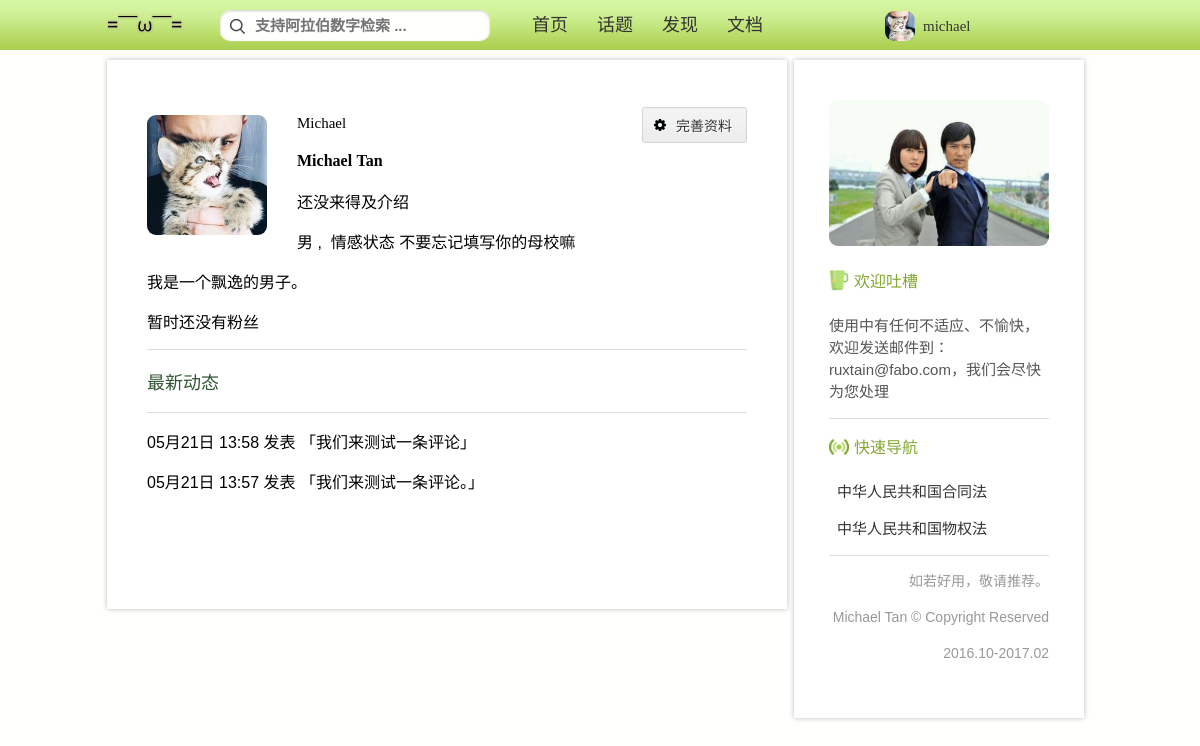
Screenshot of /profile/michael (signed in) with the database file from the repository.
### myapp/models.py (models this page shows, shortened)
class Profile(models.Model):
    user = models.OneToOneField(User, on_delete=models.CASCADE)
    GENDER_CHOICES = (('M', '男'),('F', '女'))
    gender = models.CharField(max_length=1, choices=GENDER_CHOICES, default="M")      # 要么男要么女，不能隐藏性别。
    nickname = models.CharField(max_length=16, blank=True)  # 知乎：2-8个汉字，4-16个英语字母，用js处理。平时都是显示这个，而全名在个人中心显示，id不显示。
    reg_date = models.DateTimeField("注册时间", auto_now_add=True)
    avatar = models.ImageField(upload_to='myapp/static/myapp/storage/', blank=True) # 头像，暂时的引用方法：模板的使用方法：{{ user.profile.avatar.url }} 建站后会去购买空间储存
    score = models.IntegerField(default=0) # 暂时不涉及，用户积分
    brief_intro = models.CharField(max_length=40, blank=True) # 一句话介绍，和知乎一样，只能最多40个字符。用于各个地方展示。
    long_intro = models.CharField(max_length=500, blank=True) # 五百字长介绍，仅用于用户个人主页展示。
    location = models.CharField(max_length=20, blank=True) # 推荐写 广东深圳、加州旧金山这样的字样，应该也没谁会写得很长。
    education = models.CharField(max_length=100, blank=True) # 所属大学，我的网站就像facebook，只给大学用！
    topics = models.ManyToManyField(Topic, blank=True) # 关注的话题
    fans = models.ManyToManyField("self", symmetrical=False, blank=True)
    def get_avatar_url(self):
        if self.avatar and hasattr(self.avatar, 'url'):
            return self.avatar.url
        else:
            return 'myapp/static/myapp/img/default.png'

class Frame(models.Model):
    user = models.ForeignKey(User) # 不管是何种评论，都有一个评论者。
    text = models.CharField("文本内容", max_length=500)
    pub_date = models.DateTimeField('生成日期', auto_now_add=True)
    class Meta:
        ordering = ['thumb_down'] # 以得赞绝对数排列。1000赞800踩的内容也比1赞0踩的内容有趣，尽管得赞比例小。
        abstract = True # 从此这个 model 不会动数据库，而是起一个创建其他 model 的母板的作用。

class ArticleComment(Frame):
    vote = models.IntegerField(default=0)
    article = models.ForeignKey(Article, on_delete=models.CASCADE) # 指向法条
    description = models.TextField(default="") # 问题必须有问题描述啊
    publish = models.BooleanField(default=True) # 默认发布，也可以选择私人，这样就相当于记笔记
    class Meta:
        ordering = ['-vote']

### myapp/views.py (the view)
# urls.py: url(r'^profile/(?P<username>[\w\-_]+)$', views.profile, name='profile'),
@login_required
def profile(request, username):
    user = request.user
    other = User.objects.get(username=username) # 这个是被访问个人中心的那个用户
    profile = other.profile # 被访问者的资料
    try:
        if profile.fans.get(user__username=user.username): # 判断访问者是不是被访问者的粉丝
            is_fan = True
        else:
            is_fan = False
    except:
        is_fan = False
    events = []
    events.extend(list(other.branchcomment_set.all()))
    events.extend(list(other.articlecomment_set.all()))
    events.sort(reverse=True, key=lambda event:event.pub_date)
    context = {
        'user': request.user,
        'profile': profile,
        'other': other,
        'is_fan': is_fan,
        'events': events,
    }
    if request.user != AnonymousUser(): # 登录
        context['logged_in'] = True
    else:
        context['logged_in'] = False
    return render(request, 'myapp/profile.html', context)

### myapp/templatetags/my_filters.py (called while the page is built)
@register.filter
def capitalize(value):
    words = value.split()
    words = [word.capitalize() for word in words]
    return ' '.join(words)

@register.filter
def url_adjustment(value):
    return value[5:]

@register.filter
def no_html(value):
    return re.sub(r'<.*?>', '', value)

@register.filter
def event_display(value):
    pub_date = value.pub_date.strftime("%m月%d日 %H:%M")
    return '{} 发表 「{}」'.format(pub_date, value.text)

### myapp/templates/myapp/profile.html (shortened to what this page needs)
{% extends "base.html" %}
{% load my_filters %}
{% load static %}
{% block head %}
<link rel="stylesheet" href="{% static "myapp/css/profile.css" %}" />
{% endblock %}
{% block left_column %}
{% if user.username == other.username %}
    <section id="user-info">
    <img onclick="lightOff()" id="profile-avatar" src='{{ profile.get_avatar_url | url_adjustment }}' />
    <p id="nickname">
        {{ profile.nickname | capitalize }}
        <a id="settings" href="{% url 'myapp:settings' %}" class="button icon settings big">
            完善资料
        </a>
    </p>
    <p id="full-name">
    {% if other.first_name %}
        <span>{{ other.first_name }}</span>
    {% else %}
        <span>John</span>
    {% endif %}
    {% if other.last_name %}
        <span>{{ other.last_name }}</span>
    {% else %}
        <span>Doe</span>
    {% endif %}
    </p>
    {% if profile.brief_intro %}
        <p>{{ profile.brief_intro }}</p>
    {% else %}
        <p>还没来得及介绍</p>
    {% endif %}
    <p>{{ profile.get_gender_display }}&nbsp;,&nbsp;&nbsp;情感状态{{ profile.get_status_display }}
    {% if profile.education %}
        <span>, 来自{{ profile.education }}</span>
    {% else %}
        <span>不要忘记填写你的母校嘛</span>
    {% endif %}
    </p>
    {% if profile.long_intro %}
        <p>{{ profile.long_intro }}</p>
    {% else %}
        <p>我是一个飘逸的{{ profile.get_gender_display}}子。</p>
    {% endif %}
    {% if profile.fans.all %}
        <p>关注你的人：<span id="fans_count">{{ profile.fans.all.count }}</span>
            <span>
                {% for fan in profile.fans.all %}
                    <a href="{% url 'myapp:profile' fan.user.username %}" target="_blank">
                        <img class="fans" src='{{ fan.get_avatar_url | url_adjustment }}' />
                    </a>
                {% endfor %}
            </span>
        </p>
    {% else %}
        <p>暂时还没有粉丝</p>
    {% endif %}
    <hr />
    </section>
{% endif %}
    <p class="brand">最新动态</p>
    <hr />
    {% for event in events %}
        <p>{{ event|event_display|no_html }}</p>
    {% endfor %}
{% endblock %}

### myapp/templates/static/base.html (shortened to what this page needs)
{% load static %}
{% load my_filters %}
<!DOCTYPE html>
<html lang="en">
<head>
    <link rel="stylesheet" href="{% static "myapp/css/base.css" %}" />
    <link rel="stylesheet" href="{% static "myapp/css/gh-buttons.css" %}" />
    {% block head %}{% endblock %}
</head>
<body>
    <section id="nav-wrapper">
    <nav>
        <a href="/"><img id="logo" src="{% static 'myapp/img/logo.png' %}" /></a>
        <form method="get" action="/search" id="search">
            <input id="search-box" name="q" type="text" size="40" placeholder="支持阿拉伯数字检索 ..." />
        </form>
        <a class="nav" id="home" href="/">首页</a>
        <a class="nav" id="topic" href="{% url 'myapp:topics' %}">话题</a>
        <a class="nav" id="discover" href="{% url 'myapp:discover' %}">发现</a>
        <a class="nav" id="document" href="{% url 'myapp:document' %}">文档</a>
{% if logged_in %}
        <div id="dropdown">
            <a id="user-menu" href="{% url 'myapp:profile' user.username %}">
                    <img id="avatar" src="{{ user.profile.get_avatar_url | url_adjustment }}"/>
                <div id="name-holder">
                    <span id="nickname">{{ user.profile.nickname }}</span>
                </div>
            </a>
        </div>
{% endif %}
    </nav>
    </section>
    <section id="wrapper">
        <section id="left_column" class="column">
            {% block left_column %}
            {% endblock %}
        </section>
        <section id="right_column" class="column">
            <img class="rs" src="{% static "myapp/img/aside.jpg" %}" alt="" />
            <p class="rs rs-title">
                <span><img class="rs-icon" src="{% static 'myapp/icon/tea.png' %}" /></span>
                <span class="rs-guide">欢迎吐槽</span>
            </p>
            <p class="rs">使用中有任何不适应、不愉快，欢迎发送邮件到：ruxtain@fabo.com，我们会尽快为您处理</p>
            <hr />
            <p class="rs rs-title">
                <span><img class="rs-icon" src="{% static 'myapp/icon/navigate.ico' %}" /></span>
                <span class="rs-guide">快速导航</span>
            </p>
            <p class="rs"><a href="{% url 'myapp:branch' 2 %}">中华人民共和国合同法</a></p>
            <p class="rs"><a href="{% url 'myapp:branch' 3 %}">中华人民共和国物权法</a></p>
            <hr />
            <p class="rs copyright">如若好用，敬请推荐。</p>
            <p class="rs copyright">Michael Tan © Copyright Reserved </p>
            <p class="rs copyright">2016.10-2017.02</p>
        </section>
    </section>
</body>
</html>

### myapp/static/myapp/css/base.css (style rules this page uses)
body { font-size: 18px; width: 100%; margin: 0 auto; background-color: #fffffd; font-family: Helvetica,Arial,Sans-serif; }
img { max-width: 100%; }
#wrapper { width: 1000px; margin: 0 auto; }
section.column { background-color: #fff; box-shadow: #bbb 0px 0px 5px; -webkit-box-shadow: #bbb 0px 0px 5px; -moz-box-shadow: #bbb 0px 0px 5px; margin-top: 60px; float: left; }
#left_column { width: 600px; margin-left: 7px; padding: 40px; padding-bottom: 100px; }
#right_column { width: 220px; margin-left:7px; padding: 40px 35px 40px 35px; }
a { color: #333; text-decoration: none; }
hr { background-color: #ddd; border: none; height: 1px; }
#nav-wrapper { position: fixed; margin: 0 auto; width: 100%; background: url("../img/navbar.png"); z-index: 3; }
nav { margin:auto; left:0; top:0; margin: 0 auto; font-size: 18px; width: 1000px; height: 50px; line-height: 50px; }
#logo { position: relative; top: 10px; width: 90px; float: left; display: block; transition: opacity 1s; }
#search { float: left; padding: 0 30px 0 30px; }
#search input[type="text"] { background: url("../img/search.png") no-repeat 10px 9px #fffffd; border: 0 none; width: 220px; font: bold 15px Arial,Helvetica,Sans-serif; color: #010101; padding: 7px 15px 7px 35px; -webkit-border-radius: 20px; -moz-border-radius: 20px; border-radius: 10px; -webkit-box-shadow: 0 1px 0 rgba(255, 255, 255, 0.1), 0 1px 3px rgba(0, 0, 0, 0.2) inset; -moz-box-shadow: 0 1px 0 rgba(255, 255, 255, 0.1), 0 1px 3px rgba(0, 0, 0, 0.2) inset; box-shadow: 0 1px 0 rgba(255, 255, 255, 0.1), 0 1px 3px rgba(0, 0, 0, 0.2) inset; -webkit-transition: all 0.7s ease 0s; -moz-transition: all 0.7s ease 0s; -o-transition: all 0.7s ease 0s; transition: all 0.7s ease 0s; outline: none; }
a.nav { padding: 16px 12px 15px 12px; color: #333; font-family: Helvetica; }
a.nav:link { text-decoration: none; color: #333; }
#dropdown { position: relative; left: 780px; top: -50px; width: 120px; }
#user-menu { text-decoration: none; position: relative; display: block; width: 120px; height: 50px; line-height: 50px; }
#avatar { border-radius: 9px; -webkit-border-radius: 9px; -moz-border-radius: 9px; width: 30px; height: 30px; position: relative; top: 10px; left: 5px; }
#name-holder { position: relative; left: 8px; width: 75px; height: 50px; line-height: 50px; display: inline; text-align: center; overflow: hidden; text-overflow: ellipsis; }
#nickname { position: relative; font-family: Georgia, Helvetica; font-size: 15px !important; }
.rs { font-size: 15px; font-family: 宋体, Helvetica; color: #555; }
.rs a { padding: 8px; }
.rs-title { color: #85a832; font-size: 18px; }
img.rs-icon { width: 20px; }
span.rs-guide { position: relative; top: -4px; }
img.rs { max-width: 100%; border-radius: 9px; -webkit-border-radius: 9px; -moz-border-radius: 9px; }
p.rs { line-height: 22px; }
p.copyright { color: #999; font-family: Helvetica; font-size: 14px; text-align: right; }

### myapp/static/myapp/css/gh-buttons.css (style rules this page uses)
.button { overflow: visible; display: inline-block; padding: 0.5em 1em; border: 1px solid #d4d4d4; margin: 0; text-decoration: none; text-align: center; text-shadow: 1px 1px 0 #fff; font:11px/normal sans-serif; color: #333; white-space: nowrap; cursor: pointer; outline: none; background-color: #ececec; background-image: -webkit-gradient(linear, 0 0, 0 100%, from(#f4f4f4), to(#ececec)); background-image: -moz-linear-gradient(#f4f4f4, #ececec); background-image: -ms-linear-gradient(#f4f4f4, #ececec); background-image: -o-linear-gradient(#f4f4f4, #ececec); background-image: linear-gradient(#f4f4f4, #ececec); -moz-background-clip: padding; background-clip: padding-box; border-radius: 0.2em; zoom: 1; }
.button.icon:before { content: ""; float:left; width: 12px; height: 12px; margin: 0.25em 0.75em 0 -0.25em; background: url(../img/gh-buttons/gh-icons.png) 0 99px no-repeat; }
.button.settings.icon:before { background-position: 0 -120px; }
.button.big { font-size: 14px; }
.button.big.icon:before { top: 3px; left: 3px; }

### myapp/static/myapp/css/profile.css (style rules this page uses)
#profile-avatar { width: 120px; height: 120px; border-radius: 9px; webkit-border-radius: 9px; moz-border-radius: 9px; position: relative; float: left; margin: 0 30px 30px 0; }
span { font-size: 16px; }
p { font-size: 16px; }
#nickname { font-family: Georgia; font-size: 20px; }
#full-name { font-family: Georgia; font-size: 18px; font-weight: bold; }
#settings { float: right; position: relative; top: -8px; }
.brand { font-size: 18px; color: #335533; }

### rows the page displays
Profile: get_avatar_url|url_adjustment (picture), nickname "Michael", gender "男"
ArticleComment: pub_date+text "05月21日 13:58 发表 「我们来测试一条评论」"
ArticleComment: pub_date+text "05月21日 13:57 发表 「我们来测试一条评论。」"

### other values shown
{{ user.profile.nickname }} "michael"
{{ other.first_name }} "Michael"
{{ other.last_name }} "Tan"
